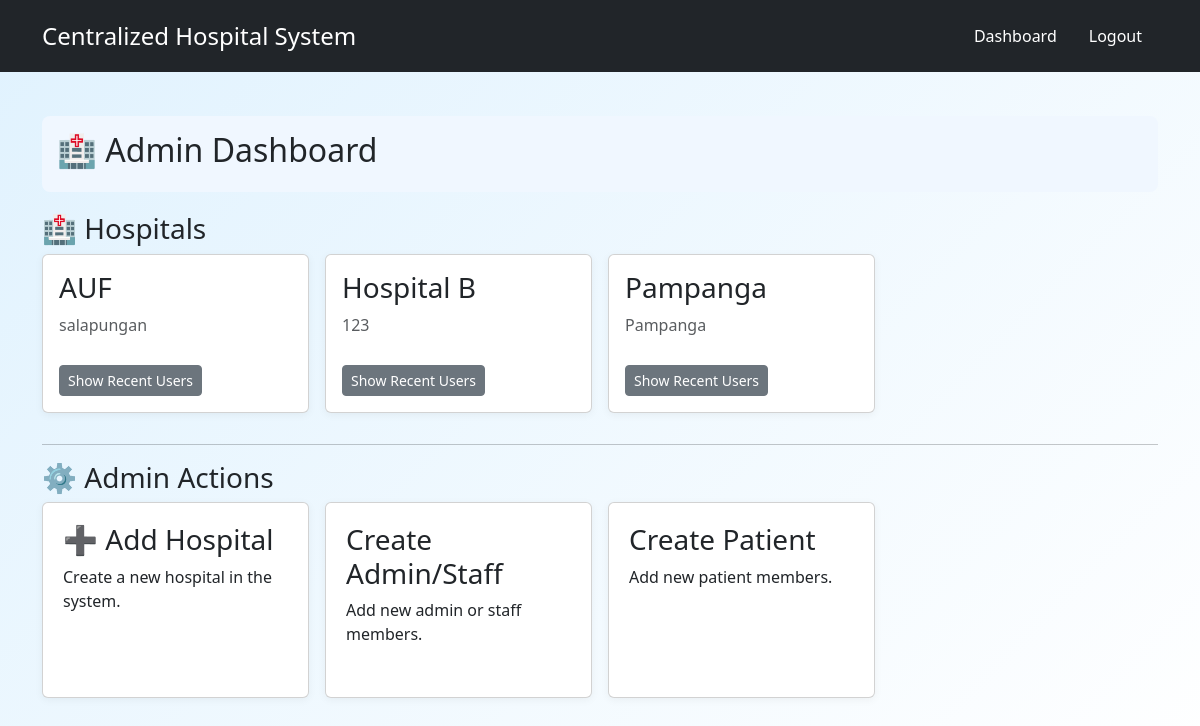
Page /accounts/dashboard/admin/ (signed in) on the committed database.
### hospitals/models.py (models this page shows, shortened)
class Hospital(models.Model):
    name = models.CharField(max_length=255, null=True, blank=True)
    address = models.TextField(null=True, blank=True)
    contact_number = models.CharField(max_length=15, null=True, blank=True)
    email = models.EmailField(null=True, blank=True)
    description = models.TextField(null=True, blank=True)

### accounts/decorators.py (the view)
        def wrapper(request, *args, **kwargs):
            if not request.user.is_authenticated:
                return HttpResponseForbidden("You must be logged in.")
            if request.user.role not in roles:
                return HttpResponseForbidden("You do not have permission to access this page.")
            return view_func(request, *args, **kwargs)

### accounts/views.py (called while the page is built)
@role_required('Admin')
def admin_dashboard(request):
    hospitals = Hospital.objects.all().order_by("name")  # keep it neat
    for hospital in hospitals:
        hospital.recent_users = (
            User.objects.filter(hospital=hospital)
            .order_by("-date_joined")[:5]
        )
    return render(request, "dashboard/dashboard_admin.html", {
        "hospitals": hospitals,
    })

### templates/dashboard/dashboard_admin.html (shortened to what this page needs)
{% extends "base.html" %}
{% block content %}
<div class="page-header">
    <h2>🏥 Admin Dashboard</h2>
</div>
<h3>🏥 Hospitals</h3>
<div class="dashboard-grid">
    {% for hospital in hospitals %}
        <div class="card link-card hospital-card">
            <a href="{% url 'hospitals:hospital_overview' hospital.pk %}" class="hospital-link">
                <h3>{{ hospital.name }}</h3>
                <p class="text-muted">{{ hospital.address }}</p>
            </a>
            <button type="button" class="btn btn-secondary btn-sm toggle-users" data-hospital="{{ hospital.id }}">
                Show Recent Users
            </button>
        </div>
    {% empty %}
        <p class="no-data">No hospitals found.</p>
    {% endfor %}
</div>
<hr class="section-divider">
<h3>⚙️ Admin Actions</h3>
<div class="dashboard-grid">
    <a href="{% url 'hospitals:hospital_create' %}" class="card link-card action-card">
        <h3>➕ Add Hospital</h3>
        <p>Create a new hospital in the system.</p>
    </a>
    <a href="{% url 'accounts:create_admin_or_staff' %}" class="card link-card action-card">
        <h3>Create Admin/Staff</h3>
        <p>Add new admin or staff members.</p>
    </a>
    <a href="{% url 'accounts:create_patient' %}" class="card link-card action-card">
        <h3>Create Patient</h3>
        <p>Add new patient members.</p>
    </a>
</div>
{% endblock %}

### static_my_project/css/styles.css (style rules this page uses)
body { font-family: Arial, sans-serif; background-color: #e6f0fa; margin: 0; padding: 0; color: #111827; }
h1, h2, h3, h4 { margin: 0 0 15px; font-weight: 600; }
.text-muted { color: #4b5563; }
.page-header { display: flex; justify-content: space-between; align-items: center; margin-bottom: 20px; background-color: #f0f7ff; padding: 15px; border-radius: 8px; }
.btn { display: inline-block; padding: 8px 14px; font-size: 14px; border-radius: 6px; text-decoration: none; transition: 0.2s; cursor: pointer; border: none; }
.btn-sm { padding: 5px 10px; font-size: 13px; }
.btn-secondary { background: #6b7280; color: #fff; }
.card, .form-card, .link-card, .hospital-card { background: #ffffff; border: 1px solid #dbeafe; border-radius: 8px; box-shadow: 0 2px 8px rgba(0,0,0,0.05); }
.card, .form-card { padding: 16px; margin-bottom: 15px; }
.link-card { display: block; text-decoration: none; color: inherit; padding: 20px; transition: all 0.2s ease-in-out; }
.hospital-card { position: relative; padding: 16px; border-radius: 10px; display: flex; flex-direction: column; gap: 12px; transition: transform 0.2s ease-in-out; height: auto; min-height: 150px; }
.hospital-link { text-decoration: none; color: inherit; }
.dashboard-grid { display: grid; grid-template-columns: repeat(auto-fill, minmax(260px, 1fr)); gap: 16px; align-items: start; }
.dashboard-grid a { height: 100%; }
body::before { content: ""; position: fixed; top: 0; left: 0; width: 100%; height: 100%; background: linear-gradient(135deg, #e0f2fe 0%, #ffffff 100%); z-index: -1; }
.toggle-users { align-self: flex-start; font-size: 13px; padding: 5px 10px; border-radius: 6px; background: #6b7280; color: #fff; border: none; cursor: pointer; transition: opacity 0.2s; }

### rows in the picture
Hospital: name "AUF", address "salapungan"
Hospital: name "Hospital B", address "123"
Hospital: name "Pampanga", address "Pampanga"
